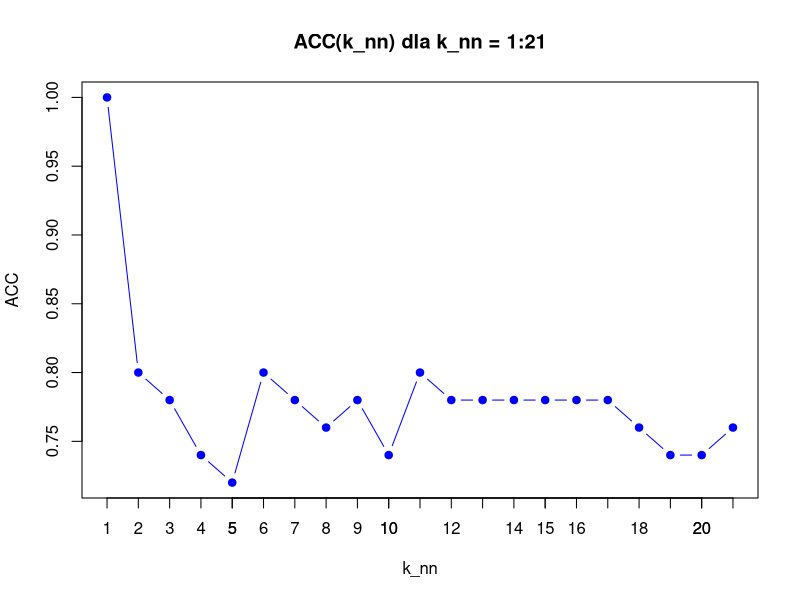
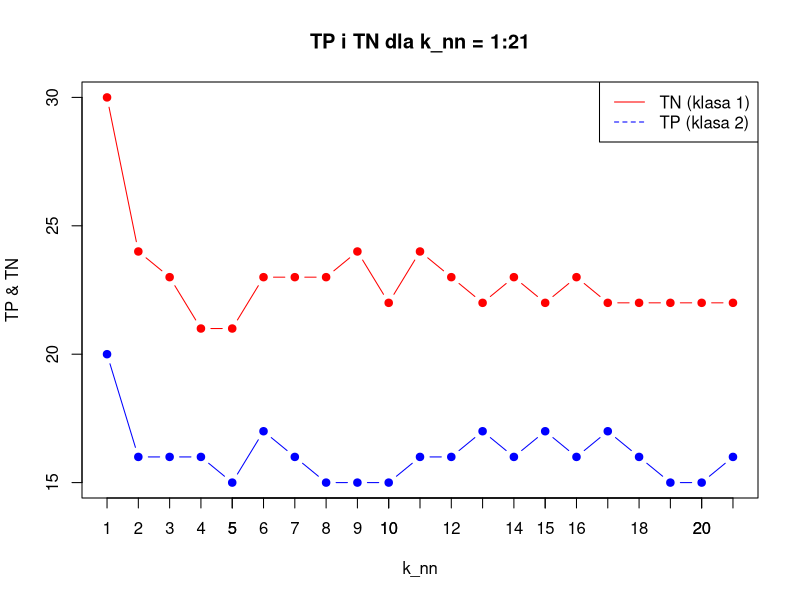
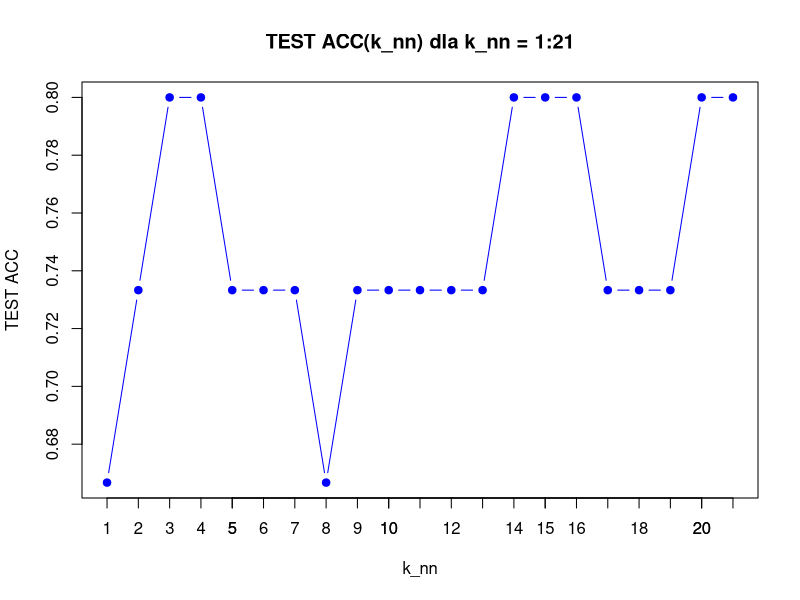
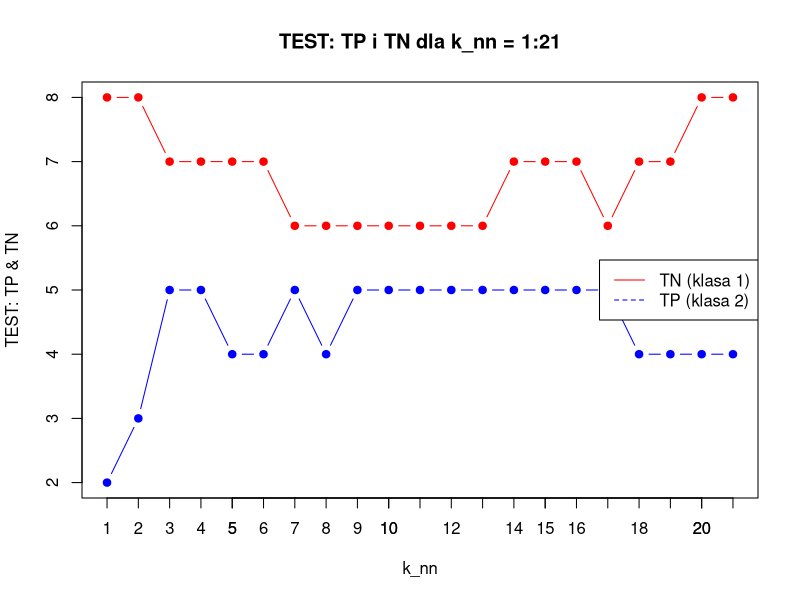
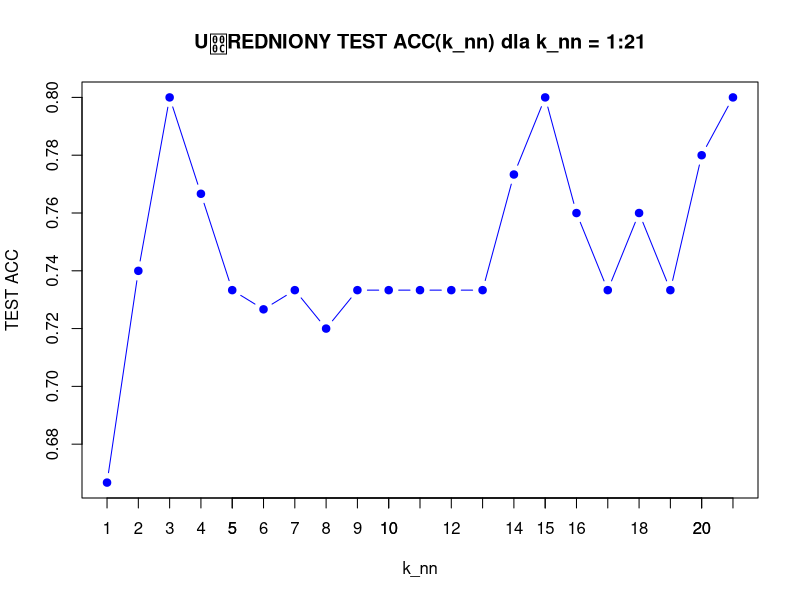
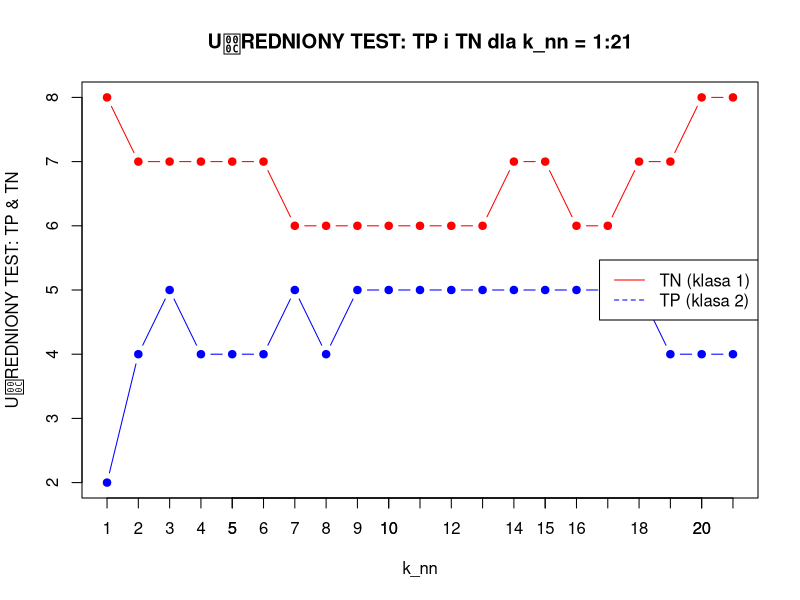
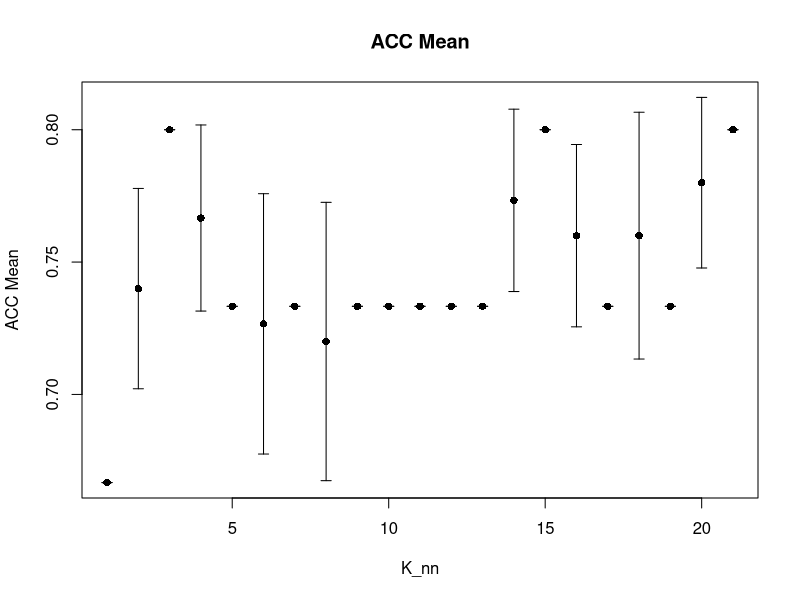
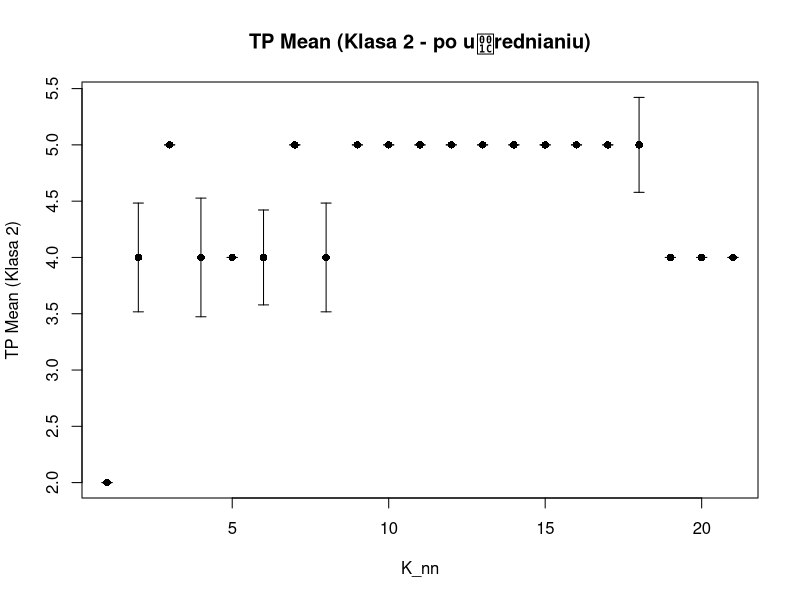

Generate these figures, in order, with R:
### LSED - Zadanie 3 - LAB nr 4
# Autor: Szymon Baczyqski

rm(list=ls())
library(MASS)
library(class)

draw.data.gauss <- function(S1, S2, m1, m2, n1, n2) {
  
  X1 <- mvrnorm(n1, m1, S1)
  X2 <- mvrnorm(n2, m2, S2)
  
  X1 <- data.frame(X1); colnames(X1) <- c("x", "y")
  X2 <- data.frame(X2); colnames(X2) <- c("x", "y")
  
  X1$class <- 1; X2$class <- 2
  
  data <- rbind(X1, X2); data$class <- factor(data$class)
  
  return(data)
}

CM.large <- function(org.class, pred.class) {
  CM <- table(org.class, pred.class)
  # Skutecznof klasyfikatora
  ACC <- sum(diag(CM)) / sum(CM)
  # Wartoci true positive i true negative
  # zak3adamy, ?e klasa "2" jest "pozytywna"
  TP <- CM[2,2]
  TN <- CM[1,1]
  sums <- apply(CM, 1, sum)
  TPR <- TP / sums[2]
  FPR <- 1 - TN / sums[1]
  return(c(ACC = round(ACC,4), TP = TP, TN = TN, row.names = NULL))
}

### --- Czjf 1 --- wykrelif skutecznof klasyfikatora knn w funkcji liczby najbli?szych s9siadsw od knn=1 do knn=21. Wykonac to samo dla wartoci TP i TN. --- ###

# Parametry danych z rozkladu Gaussa
S1 <- matrix(c(4, 2, 2, 4), 2, 2)
S2 <- matrix(c(4, 2, 2, 2), 2, 2)

m1 <- c(-1, -1)
m2 <- c(2, 2)

n1 <- 30
n2 <- 20

# Generowanie danych
data <- draw.data.gauss(S1, S2, m1, m2, n1, n2)

knn.val <- CM.large(data$class, class.knn <- knn(data[,1:2], data[,1:2], data$class, 1))

k_max <- 21

for(i in 2:k_max){
  knn.val <- rbind(knn.val, CM.large(data$class, class.knn <- knn(data[,1:2], data[,1:2], data$class, i)))
}
rownames(knn.val) <- c(1:k_max)

plot(x=1:k_max, y=knn.val[,1], t="b", col="blue", xlab = "k_nn", ylab = "ACC", xlim=c(1,k_max), pch=19)
title("ACC(k_nn) dla k_nn = 1:21")
axis(side=1, at=c(1:k_max))

plot(x=1:k_max, y=knn.val[,2], t="b", ylim=c((min(knn.val[,2])),(max(knn.val[,3]))),xlab = "k_nn", ylab = "TP & TN", xlim=c(1,k_max), pch=19, col="blue")
title("TP i TN dla k_nn = 1:21")
axis(side=1, at=c(1:k_max))
#axis(side=2, tick = 1)
points((1:k_max), knn.val[,3], t="b", pch=19, col="red")
legend("topright", legend=c("TN (klasa 1)","TP (klasa 2)"), col=c("red","blue"), lty=1:2, cex=1)


### --- Czesc 2 --- Nastjpnie wylosowaf dodatkowo 10 punktsw z klasy 1 oraz 5 punktsw z klasy 2, potraktowaf jako zbisr tetsowy i powtsrzyf wykresy. --- ###
### ---         --- W razie mozliwosci doknac usrednienia po 10 losowaniach. --- ###

n1t <- 10
n2t <- 5
test <- draw.data.gauss(S1, S2, m1, m2, n1t, n2t)

test.val <- CM.large(test$class, classtest.knn <- knn(data[,1:2], test[,1:2], data$class, 1))

for(i in 2:k_max){
  test.val <- rbind(test.val, CM.large(test$class, classtest.knn <- knn(data[,1:2], test[,1:2], data$class, i)))
}
rownames(test.val) <- c(1:k_max)

plot(x=1:k_max, y=test.val[,1], t="b", col="blue", xlab = "k_nn", ylab = "TEST ACC", xlim=c(1,k_max), pch=19)
title("TEST ACC(k_nn) dla k_nn = 1:21")
axis(side=1, at=c(1:k_max))

plot(x=1:k_max, y=test.val[,2], t="b", ylim=c((min(test.val[,2])),(max(test.val[,3]))),xlab = "k_nn", ylab = "TEST: TP & TN", xlim=c(1,k_max), pch=19, col="blue")
title("TEST: TP i TN dla k_nn = 1:21")
axis(side=1, at=c(1:k_max))
#axis(side=2, tick = 1)
points((1:k_max), test.val[,3], t="b", pch=19, col="red")
legend("right", legend=c("TN (klasa 1)","TP (klasa 2)"), col=c("red","blue"), lty=1:2, cex=1)


### --- Czesc 2.1 --- W razie moziwosci doknac usrednienia po 10 losowaniach. --- ###

# Usrednianie po 10 losowaniach
los <- 10
ACC_mean = 0; TP_mean = 0; TN_mean = 0;

for(x in 1:los){
  test.val <- CM.large(test$class, classtest.knn <- knn(data[,1:2], test[,1:2], data$class, 1))
  
  for(i in 2:k_max){
    test.val <- rbind(test.val, CM.large(test$class, classtest.knn <- knn(data[,1:2], test[,1:2], data$class, i)))
  }
  rownames(test.val) <- c(1:k_max)
  ACC_mean <- cbind(ACC_mean,test.val[,1])
  TP_mean <- cbind(TP_mean,test.val[,2])
  TN_mean <- cbind(TN_mean,test.val[,3])
}

ACC_mean <- ACC_mean[,-1]; TP_mean <- TP_mean[,-1]; TN_mean <- TN_mean[,-1]
para.val <- data.frame(rowMeans(ACC_mean), round(rowMeans(TP_mean)), round(rowMeans(TN_mean)), apply(ACC_mean, 1,sd), apply(TP_mean, 1,sd), apply(TN_mean, 1,sd))


# --- Plot ACC od k_nn
plot(x=1:k_max, y=para.val[,1], t="b", col="blue", xlab = "k_nn", ylab = "TEST ACC", xlim=c(1,k_max), pch=19)
title("UREDNIONY TEST ACC(k_nn) dla k_nn = 1:21")
axis(side=1, at=c(1:k_max))


# --- Plot TP i TN od k_nn
plot(x=1:k_max, y=para.val[,2], t="b", ylim=c((min(para.val[,2])),(max(para.val[,3]))),xlab = "k_nn", ylab = "UREDNIONY TEST: TP & TN", xlim=c(1,k_max), pch=19, col="blue")
title("UREDNIONY TEST: TP i TN dla k_nn = 1:21")
axis(side=1, at=c(1:k_max))
points((1:k_max), para.val[,3], t="b", pch=19, col="red")
legend("right", legend=c("TN (klasa 1)","TP (klasa 2)"), col=c("red","blue"), lty=1:2, cex=1)


library(Hmisc)

K_nn = 1:k_max
#ACC = para.val[,1]
#TP = para.val[,2]
#TN = para.val[,3]
#SD(ACC_rows) = para.val[,4] - dla ka?dego K_nn
#SD(TP_rows) = para.val[,5]
#SD(TN_rows) = para.val[,6]

errbar(K_nn, para.val[,1], (para.val[,1] + para.val[,4]), (para.val[,1] - para.val[,4]), ylab = "ACC Mean")
title("ACC Mean")
errbar(K_nn, para.val[,2], (para.val[,2] + para.val[,5]), (para.val[,2] - para.val[,5]), ylab = "TP Mean (Klasa 2)")
title("TP Mean (Klasa 2 - po urednianiu)")
errbar(K_nn, para.val[,3], (para.val[,3] + para.val[,6]), (para.val[,3] - para.val[,6]), ylab = "TN Mean (Klasa 1)")
title("TN Mean (Klasa 1 - po urednianiu)")
